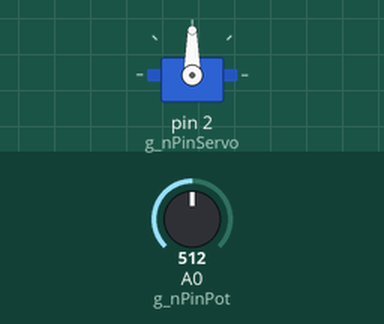
Simulated run of this sketch. Board: Arduino Uno, built with avr-gcc and run on an emulated ATmega328P. Parts: servo. Inputs (shaded band) come from the test bench; at power-on: A0 (g_nPinPot) = 512.

Above: at 1.2 s.
1.3 s: A0 (g_nPinPot) set to 660
At 1.9 s:
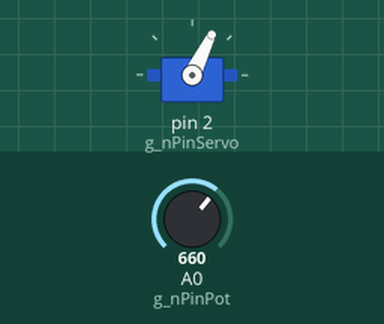
2.8 s: A0 (g_nPinPot) set to 716
At 4.0 s:
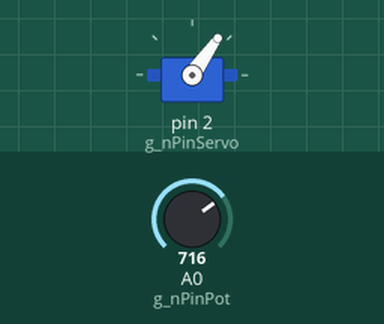
4.3 s: A0 (g_nPinPot) set to 900
At 5.2 s:
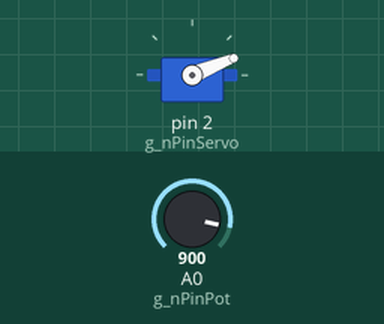
5.8 s: A0 (g_nPinPot) set to 1023
At 6.2 s:
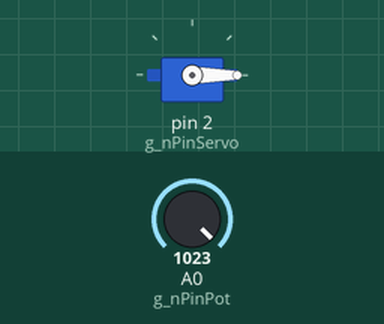
7.3 s: A0 (g_nPinPot) set to 306
At 8.4 s:
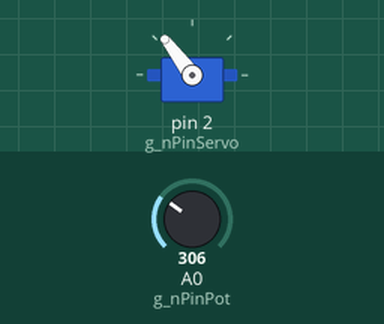
Timing chart, 0 to 9.8 s (numbered marks = the images above; inputs shaded):
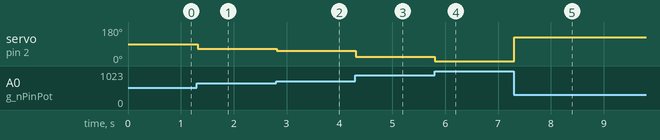

The sketch:

Control_de_Servo.ino
```cpp
#include <Servo.h>

Servo g_sMiServo;
int g_nAngulo;
int g_nValor;
const int g_nPinPot = 0;
const int g_nPinServo = 2;
const int g_nPulsoMin = 650;
const int g_nPulsoMax = 2550;

void setup() {
  // put your setup code here, to run once:
  g_sMiServo.attach(g_nPinServo,g_nPulsoMin,g_nPulsoMax);
}

void loop() {
  // put your main code here, to run repeatedly:
  g_nValor = analogRead(g_nPinPot);
  g_nAngulo = map(g_nValor, 0, 1023, 180, 0);
  g_sMiServo.write(g_nAngulo);
  delay(20);
}
```

Measured:
- after the input at 1.3 s, servo on pin 2 (g_nPinServo): 90° → 64° at once
- after the input at 2.8 s, servo on pin 2 (g_nPinServo): 64° → 55° at once
- after the input at 4.3 s, servo on pin 2 (g_nPinServo): 55° → 22° at once
- after the input at 5.8 s, servo on pin 2 (g_nPinServo): 22° → 0° at once
- after the input at 7.3 s, servo on pin 2 (g_nPinServo): 0° → 127° at once
